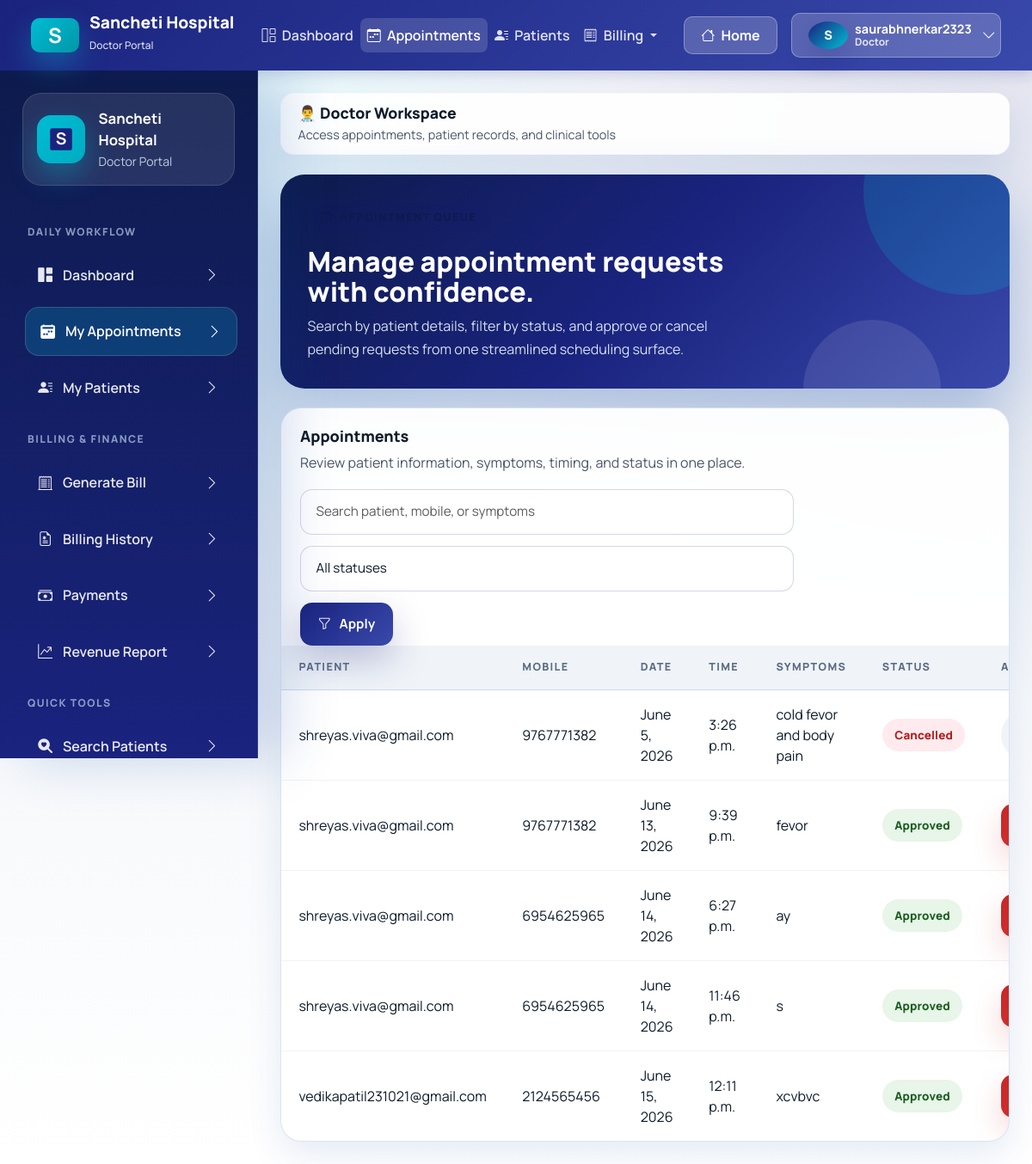
/doctor/appointments/ (signed in), run on the app's committed database.
### accounts/models.py (models this page shows, shortened)
class CustomUser(AbstractUser):
    ROLE_CHOICES = (
        ("admin", "Admin"),
        ("doctor", "Doctor"),
        ("patient", "Patient"),
    )
    username = models.CharField(max_length=150, unique=True, blank=True, null=True)
    email = models.EmailField(unique=True)
    role = models.CharField(max_length=10, choices=ROLE_CHOICES, default="patient")
    education = models.CharField(max_length=200, blank=True, null=True)
    experience = models.IntegerField(blank=True, null=True)
    bio = models.TextField(blank=True, null=True)
    fees = models.DecimalField(max_digits=8, decimal_places=2, blank=True, null=True)
    specialization = models.ForeignKey(
        "Specialization",
        on_delete=models.SET_NULL,
        null=True,
        blank=True
    )
    is_email_verified = models.BooleanField(default=False)
    email_verification_token = models.UUIDField(default=uuid.uuid4, editable=False, null=True, blank=True)
    USERNAME_FIELD = "email"
    REQUIRED_FIELDS = []
    objects = CustomUserManager()

### doctor/models.py (models this page shows, shortened)
class Appointment(models.Model):
    doctor = models.ForeignKey(CustomUser, on_delete=models.CASCADE, related_name="doctor_appointments")
    patient = models.ForeignKey(CustomUser, on_delete=models.CASCADE, related_name="patient_appointments", null=True, blank=True)
    symptoms = models.TextField(blank=True, null=True)
    patient_name = models.CharField(max_length=100)
    patient_mobile = models.CharField(max_length=15)
    date = models.DateField()
    time = models.TimeField()
    STATUS_CHOICES = [
        ("Pending", "Pending"),
        ("Approved", "Approved"),
        ("Cancelled", "Cancelled"),
    ]
    status = models.CharField(max_length=20, choices=STATUS_CHOICES, default="Pending")
    created_at = models.DateTimeField(auto_now_add=True)

### doctor/views.py (the view)
# urls.py: path("appointments/", views.doctor_appointments, name="doctor_appointments"),
@login_required
@user_passes_test(is_doctor)
def doctor_appointments(request):
    search = request.GET.get("search", "").strip()
    status = request.GET.get("status", "").strip()
    appointments = Appointment.objects.filter(doctor=request.user)
    if search:
        appointments = appointments.filter(
            Q(patient_name__icontains=search)
            | Q(patient_mobile__icontains=search)
            | Q(symptoms__icontains=search)
        )
    if status:
        appointments = appointments.filter(status__iexact=status)
    appointments = appointments.order_by("date", "time")
    return render(
        request,
        "doctor/doctor_appointments.html",
        {"appointments": appointments, "search": search, "status": status},
    )

### doctor/views.py (called while the page is built)
def is_doctor(user):
    return user.role == "doctor"

### doctor/templates/doctor/doctor_appointments.html (shortened to what this page needs)
{% extends "base.html" %}
{% block content %}
<section class="page-hero">
    <div>
        <span class="eyebrow">
            <i class="bi bi-calendar2-check"></i>
        </span>
        <h2>Manage appointment requests with confidence.</h2>
        <p>Search by patient details, filter by status, and approve or cancel pending requests from one streamlined scheduling surface.</p>
    </div>
</section>
<section class="table-card">
    <div class="table-toolbar">
        <div>
            <h3 class="table-title">Appointments</h3>
            <p class="table-copy">Review patient information, symptoms, timing, and status in one place.</p>
        </div>
        <form method="get" class="search-form">
            <input type="text" name="search" class="form-control" placeholder="Search patient, mobile, or symptoms" value="{{ search }}">
            <select name="status" class="form-select">
                <option value="">All statuses</option>
            </select>
            <button class="btn-brand" type="submit">
                <i class="bi bi-funnel"></i>
                Apply
            </button>
        </form>
    </div>
    <div class="table-responsive">
        <table class="app-table">
            <thead>
                <tr>
                    <th>Patient</th>
                    <th>Mobile</th>
                    <th>Date</th>
                    <th>Time</th>
                    <th>Symptoms</th>
                    <th>Status</th>
                    <th>Actions</th>
                </tr>
            </thead>
            <tbody>
                {% for appointment in appointments %}
                <tr>
                    <td>{{ appointment.patient_name }}</td>
                    <td>{{ appointment.patient_mobile }}</td>
                    <td>{{ appointment.date }}</td>
                    <td>{{ appointment.time }}</td>
                    <td>{{ appointment.symptoms|default:"Not provided" }}</td>
                    <td>
                        <span class="status-pill status-{{ appointment.status|title }}">{{ appointment.status|title }}</span>
                    </td>
                    <td>
                        <div class="inline-actions">
                            {% if appointment.status|lower != "cancelled" %}
                            <form method="post" action="{% url 'doctor:cancel_appointment' appointment.pk %}" class="d-inline">
                                <button class="btn-danger-soft" type="submit" onclick="return confirm('Cancel this appointment?');">
                                </button>
                            </form>
                            {% else %}
                            <span class="soft-pill soft-pill--muted">No actions needed</span>
                            {% endif %}
                        </div>
                    </td>
                </tr>
                {% endfor %}
            </tbody>
        </table>
    </div>
</section>
{% endblock %}

### templates/base.html (shortened to what this page needs)
{% load static %}
<!DOCTYPE html>
<html lang="en">
<head>
    <link href="https://cdn.jsdelivr.net/npm/bootstrap@5.3.3/dist/css/bootstrap.min.css" rel="stylesheet">
    <link rel="stylesheet" href="https://cdn.jsdelivr.net/npm/bootstrap-icons@1.11.3/font/bootstrap-icons.min.css">
    <link rel="stylesheet" href="{% static 'css/healthcare-ui.css' %}">
</head>
<body>
    {% if request.user.is_authenticated %}
    <nav class="navbar navbar-expand-lg classic-navbar">
        <div class="container-fluid">
            <a class="navbar-brand" href="{% url 'accounts:home' %}">
                <div class="brand-icon">S</div>
                <div>
                    <div style="line-height: 1;">Sancheti Hospital</div>
                    <small style="font-size: 0.75rem; opacity: 0.85; font-weight: 500;">{{ request.user.role|title }} Portal</small>
                </div>
            </a>
            <div class="collapse navbar-collapse" id="navbarNav">
                <ul class="navbar-nav me-auto mb-2 mb-lg-0 ms-4">
                    {% if request.user.role == "doctor" %}
                    <li class="nav-item">
                        <a class="nav-link {% if request.resolver_match.url_name == 'doctor_dashboard' %}active{% endif %}" href="{% url 'doctor:doctor_dashboard' %}">
                            <i class="bi bi-grid-1x2 me-1"></i> Dashboard
                        </a>
                    </li>
                    <li class="nav-item">
                        <a class="nav-link {% if request.resolver_match.url_name == 'doctor_appointments' %}active{% endif %}" href="{% url 'doctor:doctor_appointments' %}">
                            <i class="bi bi-calendar-week me-1"></i> Appointments
                        </a>
                    </li>
                    <li class="nav-item">
                        <a class="nav-link {% if request.resolver_match.url_name == 'doctor_patients' %}active{% endif %}" href="{% url 'doctor:doctor_patients' %}">
                            <i class="bi bi-person-lines-fill me-1"></i> Patients
                        </a>
                    </li>
                    <li class="nav-item dropdown">
                        <a class="nav-link dropdown-toggle" href="#" role="button" data-bs-toggle="dropdown" aria-expanded="false">
                            <i class="bi bi-receipt me-1"></i> Billing
                        </a>
                    </li>
                    {% endif %}
                </ul>
                <div class="d-flex align-items-center gap-3">
                    <a class="btn btn-navbar" href="{% url 'accounts:home' %}">
                        <i class="bi bi-house me-1"></i> Home
                    </a>
                    <div class="dropdown">
                        <button class="btn btn-navbar d-flex align-items-center gap-2" type="button" id="userDropdown" data-bs-toggle="dropdown" aria-expanded="false">
                            <div class="avatar-badge" style="width: 32px; height: 32px; font-size: 0.9rem;">{{ request.user.username|first|upper }}</div>
                            <div class="d-none d-md-block text-start" style="line-height: 1.1;">
                                <div style="font-size: 0.9rem; font-weight:700;">{{ request.user.username }}</div>
                                <div style="font-size:0.75rem; opacity:0.85;">{{ request.user.role|title }}</div>
                            </div>
                            <i class="bi bi-chevron-down ms-1"></i>
                        </button>
                    </div>
                </div>
            </div>
        </div>
    </nav>
    <div class="app-shell app-shell-with-top-nav">
        <aside class="app-sidebar d-none d-xl-flex flex-column" data-sidebar>
            <div class="sidebar-brand">
                <div class="brand-icon">
                    <svg width="32" height="32" viewBox="0 0 100 100" fill="none" xmlns="http://www.w3.org/2000/svg">
                        <rect x="10" y="10" width="80" height="80" rx="8" fill="#1a237e"/>
                        <text x="50" y="70" font-size="60" font-weight="bold" fill="white" text-anchor="middle">S</text>
                    </svg>
                </div>
                <div class="brand-copy">
                    <strong>Sancheti Hospital</strong>
                    <span class="text-capitalize">{{ request.user.role }} Portal</span>
                </div>
            </div>
            {% if request.user.role == "doctor" %}
            <div class="sidebar-section-label">Daily Workflow</div>
            <nav class="sidebar-nav">
                <a class="sidebar-link {% if request.resolver_match.namespace == 'doctor' and request.resolver_match.url_name == 'doctor_dashboard' %}active{% endif %}" href="{% url 'doctor:doctor_dashboard' %}">
                    <span><i class="bi bi-grid-1x2-fill"></i> Dashboard</span>
                    <i class="bi bi-chevron-right"></i>
                </a>
                <a class="sidebar-link {% if request.resolver_match.namespace == 'doctor' and request.resolver_match.url_name == 'doctor_appointments' %}active{% endif %}" href="{% url 'doctor:doctor_appointments' %}">
                    <span><i class="bi bi-calendar2-week-fill"></i> My Appointments</span>
                    <i class="bi bi-chevron-right"></i>
                </a>
                <a class="sidebar-link {% if request.resolver_match.namespace == 'doctor' and request.resolver_match.url_name == 'doctor_patients' %}active{% endif %}" href="{% url 'doctor:doctor_patients' %}">
                    <span><i class="bi bi-person-lines-fill"></i> My Patients</span>
                    <i class="bi bi-chevron-right"></i>
                </a>
            </nav>
            <div class="sidebar-section-label">Billing & Finance</div>
            <nav class="sidebar-nav">
                <a class="sidebar-link {% if request.resolver_match.namespace == 'billing' and request.resolver_match.url_name == 'generate_bill' %}active{% endif %}" href="{% url 'billing:generate_bill' %}">
                    <span><i class="bi bi-receipt-cutoff"></i> Generate Bill</span>
                    <i class="bi bi-chevron-right"></i>
                </a>
                <a class="sidebar-link {% if request.resolver_match.namespace == 'billing' and request.resolver_match.url_name == 'bill_list' %}active{% endif %}" href="{% url 'billing:bill_list' %}">
                    <span><i class="bi bi-file-earmark-medical"></i> Billing History</span>
                    <i class="bi bi-chevron-right"></i>
                </a>
                <a class="sidebar-link {% if request.resolver_match.namespace == 'billing' and request.resolver_match.url_name == 'payment_history' %}active{% endif %}" href="{% url 'billing:payment_history' %}">
                    <span><i class="bi bi-cash-stack"></i> Payments</span>
                    <i class="bi bi-chevron-right"></i>
                </a>
                <a class="sidebar-link {% if request.resolver_match.namespace == 'billing' and request.resolver_match.url_name == 'revenue_report' %}active{% endif %}" href="{% url 'billing:revenue_report' %}">
                    <span><i class="bi bi-graph-up-arrow"></i> Revenue Report</span>
                    <i class="bi bi-chevron-right"></i>
                </a>
            </nav>
            <div class="sidebar-section-label">Quick Tools</div>
            <nav class="sidebar-nav">
                <a class="sidebar-link {% if request.resolver_match.namespace == 'doctor' and request.resolver_match.url_name == 'search_patient' %}active{% endif %}" href="{% url 'doctor:search_patient' %}">
                    <span><i class="bi bi-search-heart-fill"></i> Search Patients</span>
                    <i class="bi bi-chevron-right"></i>
                </a>
            </nav>
            {% endif %}
        </aside>
        <main class="content-area">
            <div class="topbar d-none d-xl-block" style="border-radius: 16px; padding: 0.75rem 1.25rem; background: rgba(255,255,255,0.9); border:1px solid rgba(203, 208, 210, 0.1);">
                <div class="topbar-copy">
                    <h1 style="font-size: 1.1rem;">
                        {% if request.user.role == "doctor" %}👨‍⚕️ Doctor Workspace{% endif %}
                    </h1>
                    <p style="font-size: 0.9rem;">
                        {% if request.user.role == "doctor" %}Access appointments, patient records, and clinical tools{% endif %}
                    </p>
                </div>
            </div>
            <div class="page-stack">
                {% block content %}{% endblock %}
            </div>
        </main>
    </div>
    {% endif %}
</body>
</html>

### templates/base.html (style rules this page uses)
.classic-navbar { background: linear-gradient(135deg, #1a237e 0%, #3949ab 100%); box-shadow: 0 4px 16px rgba(26, 35, 126, 0.2); padding: 0.75rem 1.5rem; position: sticky; top: 0; z-index: 1050; }
.classic-navbar .navbar-brand { display: flex; align-items: center; gap: 12px; color: white !important; font-weight: 800; font-size: 1.2rem; }
.classic-navbar .brand-icon { width: 40px; height: 40px; border-radius: 10px; background: linear-gradient(135deg, #00bcd4 0%, #0097a7 100%); display: grid; place-items: center; font-weight: bold; font-size: 1.5rem; color: white; }
.classic-navbar .nav-link { color: rgba(255,255,255,0.85) !important; font-weight: 600; padding: 0.5rem 1rem; transition: all 0.2s ease; }
.classic-navbar .nav-link:hover, .classic-navbar .nav-link.active { color: white !important; background: rgba(255,255,255,0.15); border-radius: 8px; }
.classic-navbar .btn-navbar { background: rgba(255,255,255,0.2); border: 1px solid rgba(255,255,255,0.3); color: white; font-weight: 700; border-radius: 10px; padding: 0.55rem 1.2rem; transition: all 0.2s ease; }
.app-shell-with-top-nav { padding-top: 0; }

### data on the page
CustomUser: user.role "Doctor", user.username|first "S", user.username "saurabhnerkar2323"
Appointment: patient_name "shreyas.viva@gmail.com", patient_mobile "9767771382", date "June 5, 2026", time "3:26 p.m.", symptoms "cold fevor and body pain", status "Cancelled"
Appointment: patient_name "shreyas.viva@gmail.com", patient_mobile "9767771382", date "June 13, 2026", time "9:39 p.m.", symptoms "fevor", status "Approved"
Appointment: patient_name "shreyas.viva@gmail.com", patient_mobile "6954625965", date "June 14, 2026", time "6:27 p.m.", symptoms "ay", status "Approved"
Appointment: patient_name "shreyas.viva@gmail.com", patient_mobile "6954625965", date "June 14, 2026", time "11:46 p.m.", symptoms "s", status "Approved"
Appointment: patient_name "vedikapatil231021@gmail.com", patient_mobile "2124565456", date "June 15, 2026", time "12:11 p.m.", symptoms "xcvbvc", status "Approved"
